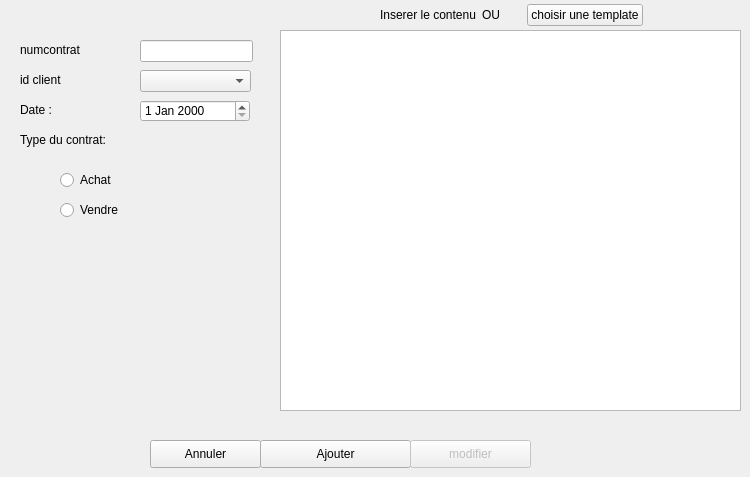
      <widget class="QWidget" name="tab_6">
       <attribute name="title">
        <string>inserer</string>
       </attribute>
       <widget class="QLabel" name="labelidclientcontrat">
        <property name="geometry">
         <rect>
          <x>20</x>
          <y>70</y>
          <width>101</width>
          <height>20</height>
         </rect>
        </property>
        <property name="text">
         <string>id client</string>
        </property>
       </widget>
       <widget class="QLineEdit" name="numcontrat">
        <property name="geometry">
         <rect>
          <x>140</x>
          <y>40</y>
          <width>113</width>
          <height>22</height>
         </rect>
        </property>
        <property name="sizePolicy">
         <sizepolicy hsizetype="Expanding" vsizetype="Preferred">
          <horstretch>0</horstretch>
          <verstretch>0</verstretch>
         </sizepolicy>
        </property>
        <property name="styleSheet">
         <string notr="true"/>
        </property>
       </widget>
       <widget class="QLabel" name="labelnumcontrat2">
        <property name="geometry">
         <rect>
          <x>20</x>
          <y>40</y>
          <width>101</width>
          <height>20</height>
         </rect>
        </property>
        <property name="text">
         <string>numcontrat</string>
        </property>
       </widget>
       <widget class="QLabel" name="labeltypecontrat">
        <property name="geometry">
         <rect>
          <x>20</x>
          <y>130</y>
          <width>131</width>
          <height>20</height>
         </rect>
        </property>
        <property name="text">
         <string>Type du contrat:</string>
        </property>
       </widget>
       <widget class="QRadioButton" name="radioButtonachatcontrat">
        <property name="geometry">
         <rect>
          <x>60</x>
          <y>170</y>
          <width>97</width>
          <height>20</height>
         </rect>
        </property>
        <property name="text">
         <string>Achat</string>
        </property>
       </widget>
       <widget class="QRadioButton" name="radioButtoncontratvendre">
        <property name="geometry">
         <rect>
          <x>60</x>
          <y>200</y>
          <width>97</width>
          <height>20</height>
         </rect>
        </property>
        <property name="text">
         <string>Vendre</string>
        </property>
       </widget>
       <widget class="QDateEdit" name="dateEditcontrat">
        <property name="geometry">
         <rect>
          <x>140</x>
          <y>100</y>
          <width>110</width>
          <height>22</height>
         </rect>
        </property>
        <property name="styleSheet">
         <string notr="true"/>
        </property>
       </widget>
       <widget class="QLabel" name="labeldatecontrat">
        <property name="geometry">
         <rect>
          <x>20</x>
          <y>100</y>
          <width>101</width>
          <height>20</height>
         </rect>
        </property>
        <property name="text">
         <string>Date :</string>
        </property>
       </widget>
       <widget class="QPushButton" name="buttonanulcontrat">
        <property name="geometry">
         <rect>
          <x>150</x>
          <y>440</y>
          <width>111</width>
          <height>28</height>
         </rect>
        </property>
        <property name="styleSheet">
         <string notr="true"/>
        </property>
        <property name="text">
         <string>Annuler</string>
        </property>
       </widget>
       <widget class="QPushButton" name="pushButtonajoutcontrat">
        <property name="geometry">
         <rect>
          <x>260</x>
          <y>440</y>
          <width>151</width>
          <height>28</height>
         </rect>
        </property>
        <property name="styleSheet">
         <string notr="true"/>
        </property>
        <property name="text">
         <string>Ajouter</string>
        </property>
       </widget>
       <widget class="QTextEdit" name="textEditcontenucontrat">
        <property name="geometry">
         <rect>
          <x>280</x>
          <y>30</y>
          <width>461</width>
          <height>381</height>
         </rect>
        </property>
        <property name="autoFillBackground">
         <bool>false</bool>
        </property>
        <property name="styleSheet">
         <string notr="true"/>
        </property>
        <property name="frameShadow">
         <enum>QFrame::Plain</enum>
        </property>
       </widget>
       <widget class="QWidget" name="layoutWidget">
        <property name="geometry">
         <rect>
          <x>380</x>
          <y>0</y>
          <width>263</width>
          <height>30</height>
         </rect>
        </property>
        <layout class="QHBoxLayout" name="horizontalLayoutinserertemplatecontrat">
         <item>
          <widget class="QLabel" name="labelinserercontenucontrat">
           <property name="text">
            <string>Inserer le contenu</string>
           </property>
          </widget>
         </item>
         <item>
          <widget class="QLabel" name="labeloucontrat">
           <property name="text">
            <string>OU</string>
           </property>
          </widget>
         </item>
         <item>
          <widget class="QPushButton" name="pushButtonchoisirtemplatecontrat">
           <property name="styleSheet">
            <string notr="true"/>
           </property>
           <property name="text">
            <string>choisir une template</string>
           </property>
          </widget>
         </item>
        </layout>
       </widget>
       <widget class="QPushButton" name="pushButtonmodifiercontrat">
        <property name="enabled">
         <bool>false</bool>
        </property>
        <property name="geometry">
         <rect>
          <x>410</x>
          <y>440</y>
          <width>121</width>
          <height>28</height>
         </rect>
        </property>
        <property name="text">
         <string>modifier</string>
        </property>
       </widget>
       <widget class="QComboBox" name="comboBoxidclientcontrat">
        <property name="geometry">
         <rect>
          <x>140</x>
          <y>70</y>
          <width>111</width>
          <height>22</height>
         </rect>
        </property>
       </widget>
      </widget>
